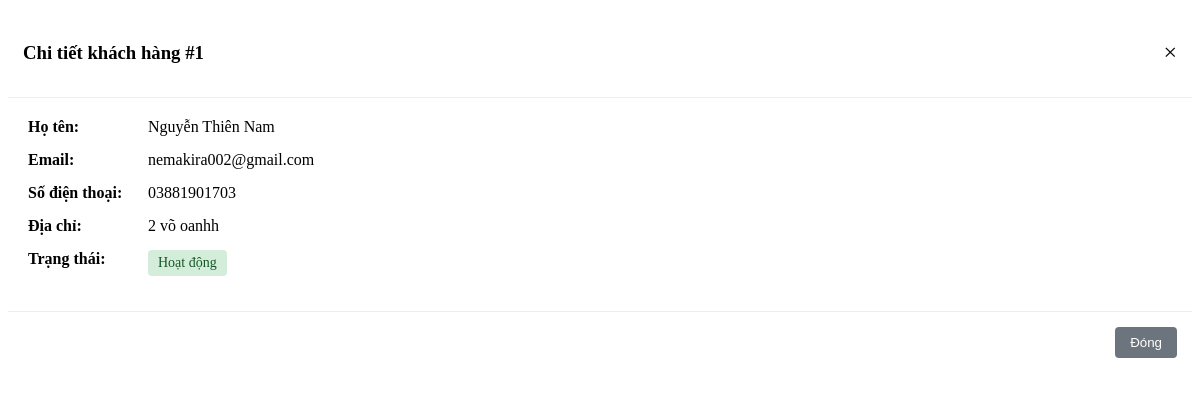
The page /admin/get_customers.php?id=1 on the database its author committed.
### tables this page shows
CREATE TABLE `users` (
  `id` int(11) NOT NULL,
  `email` varchar(255) NOT NULL,
  `phone` varchar(20) DEFAULT NULL,
  `address` text DEFAULT NULL,
  `password` varchar(255) NOT NULL,
  `role` varchar(50) DEFAULT 'user',
  `blocked` tinyint(1) NOT NULL DEFAULT 0,
  `fullname` varchar(255) DEFAULT NULL,
  `reset_token` varchar(255) DEFAULT NULL,
  `reset_expires` datetime DEFAULT NULL
);

### admin/get_customers.php (the view, shortened to what this page needs)
<?php
include '../php/database.php';
$customerId = (int)$_GET['id'];
$query = "SELECT id, fullname, email, phone, address, COALESCE(blocked, 0) AS blocked
          FROM users
          WHERE id = ? AND role='user'";
$stmt = $conn->prepare($query);
$stmt->bind_param("i", $customerId);
$stmt->execute();
$result = $stmt->get_result();
$customer = $result->fetch_assoc();
?>
<div class="modal-header">
    <h3>Chi tiết khách hàng #<?= $customer['id'] ?></h3>
    <span class="close-modal">&times;</span>
</div>
<div class="modal-body">
    <div class="customer-details">
        <div class="detail-row">
            <span class="detail-label">Họ tên:</span>
            <span class="detail-value"><?= htmlspecialchars($customer['fullname']) ?></span>
        </div>
        <div class="detail-row">
            <span class="detail-label">Email:</span>
            <span class="detail-value"><?= htmlspecialchars($customer['email']) ?></span>
        </div>
        <div class="detail-row">
            <span class="detail-label">Số điện thoại:</span>
            <span class="detail-value"><?= htmlspecialchars($customer['phone'] ?? 'Chưa cập nhật') ?></span>
        </div>
        <div class="detail-row">
            <span class="detail-label">Địa chỉ:</span>
            <span class="detail-value"><?= htmlspecialchars($customer['address'] ?? 'Chưa cập nhật') ?></span>
        </div>
        <div class="detail-row">
            <span class="detail-label">Trạng thái:</span>
            <span class="status-badge <?= $customer['blocked'] ? 'blocked' : 'active' ?>">
                <?= $customer['blocked'] ? 'Đã khóa' : 'Hoạt động' ?>
            </span>
        </div>
    </div>
</div>
<div class="modal-footer">
    <button class="btn-close" onclick="document.getElementById('customerModal').style.display='none'">Đóng</button>
</div>

### admin/get_customers.php (style rules this page uses)
.modal-header { padding: 15px; border-bottom: 1px solid #eee; display: flex; justify-content: space-between; align-items: center; }
.modal-body { padding: 20px; }
.detail-row { margin-bottom: 15px; display: flex; }
.detail-label { font-weight: bold; width: 120px; }
.detail-value { flex: 1; }
.status-badge { padding: 5px 10px; border-radius: 4px; font-size: 14px; }
.status-badge.active { background-color: #d4edda; color: #155724; }
.modal-footer { padding: 15px; border-top: 1px solid #eee; text-align: right; }
.btn-close { padding: 8px 15px; background: #6c757d; color: white; border: none; border-radius: 4px; cursor: pointer; }
.close-modal { font-size: 24px; cursor: pointer; }

### rows shown on the page
users: id "1", fullname "Nguyễn Thiên Nam", email "nemakira002@gmail.com", phone "03881901703", address "2 võ oanhh"
